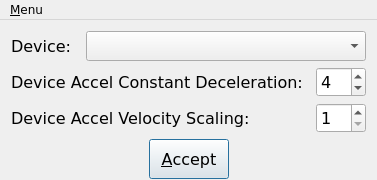
<?xml version="1.0" encoding="UTF-8"?>
<ui version="4.0">
 <class>MainWindow</class>
 <widget class="QMainWindow" name="MainWindow">
  <property name="geometry">
   <rect>
    <x>0</x>
    <y>0</y>
    <width>377</width>
    <height>180</height>
   </rect>
  </property>
  <property name="sizePolicy">
   <sizepolicy hsizetype="Fixed" vsizetype="Fixed">
    <horstretch>0</horstretch>
    <verstretch>0</verstretch>
   </sizepolicy>
  </property>
  <property name="minimumSize">
   <size>
    <width>377</width>
    <height>180</height>
   </size>
  </property>
  <property name="maximumSize">
   <size>
    <width>377</width>
    <height>180</height>
   </size>
  </property>
  <property name="font">
   <font>
    <family>DejaVu Sans</family>
    <pointsize>9</pointsize>
   </font>
  </property>
  <property name="windowTitle">
   <string notr="true">:: MouseSense 1.0 ::</string>
  </property>
  <widget class="QWidget" name="centralWidget">
   <layout class="QVBoxLayout" name="verticalLayout">
    <item>
     <layout class="QHBoxLayout" name="horizontalLayout_2">
      <item>
       <widget class="QLabel" name="labelDevice">
        <property name="font">
         <font>
          <family>DejaVu Sans</family>
          <pointsize>12</pointsize>
         </font>
        </property>
        <property name="frameShape">
         <enum>QFrame::NoFrame</enum>
        </property>
        <property name="frameShadow">
         <enum>QFrame::Plain</enum>
        </property>
        <property name="text">
         <string>Device: </string>
        </property>
       </widget>
      </item>
      <item>
       <widget class="QComboBox" name="comboBoxDevice">
        <property name="sizePolicy">
         <sizepolicy hsizetype="Fixed" vsizetype="Fixed">
          <horstretch>0</horstretch>
          <verstretch>0</verstretch>
         </sizepolicy>
        </property>
        <property name="minimumSize">
         <size>
          <width>280</width>
          <height>30</height>
         </size>
        </property>
        <property name="maximumSize">
         <size>
          <width>280</width>
          <height>30</height>
         </size>
        </property>
        <property name="font">
         <font>
          <pointsize>12</pointsize>
         </font>
        </property>
       </widget>
      </item>
     </layout>
    </item>
    <item>
     <layout class="QHBoxLayout" name="horizontalLayout">
      <item>
       <widget class="QLabel" name="labelSensitivity">
        <property name="font">
         <font>
          <family>DejaVu Sans</family>
          <pointsize>12</pointsize>
         </font>
        </property>
        <property name="frameShape">
         <enum>QFrame::NoFrame</enum>
        </property>
        <property name="frameShadow">
         <enum>QFrame::Plain</enum>
        </property>
        <property name="text">
         <string>Device Accel Constant Deceleration: </string>
        </property>
       </widget>
      </item>
      <item>
       <widget class="QSpinBox" name="spinBoxSensitivity">
        <property name="sizePolicy">
         <sizepolicy hsizetype="Fixed" vsizetype="Fixed">
          <horstretch>0</horstretch>
          <verstretch>0</verstretch>
         </sizepolicy>
        </property>
        <property name="minimumSize">
         <size>
          <width>50</width>
          <height>30</height>
         </size>
        </property>
        <property name="maximumSize">
         <size>
          <width>50</width>
          <height>30</height>
         </size>
        </property>
        <property name="font">
         <font>
          <family>DejaVu Sans</family>
          <pointsize>12</pointsize>
         </font>
        </property>
        <property name="minimum">
         <number>1</number>
        </property>
        <property name="value">
         <number>4</number>
        </property>
       </widget>
      </item>
     </layout>
    </item>
    <item>
     <layout class="QHBoxLayout" name="horizontalLayout_4">
      <item>
       <widget class="QLabel" name="labelAcceleration">
        <property name="font">
         <font>
          <family>DejaVu Sans</family>
          <pointsize>12</pointsize>
         </font>
        </property>
        <property name="frameShape">
         <enum>QFrame::NoFrame</enum>
        </property>
        <property name="frameShadow">
         <enum>QFrame::Plain</enum>
        </property>
        <property name="text">
         <string>Device Accel Velocity Scaling: </string>
        </property>
       </widget>
      </item>
      <item>
       <widget class="QSpinBox" name="spinBoxAcceleration">
        <property name="sizePolicy">
         <sizepolicy hsizetype="Fixed" vsizetype="Fixed">
          <horstretch>0</horstretch>
          <verstretch>0</verstretch>
         </sizepolicy>
        </property>
        <property name="minimumSize">
         <size>
          <width>50</width>
          <height>30</height>
         </size>
        </property>
        <property name="maximumSize">
         <size>
          <width>50</width>
          <height>30</height>
         </size>
        </property>
        <property name="font">
         <font>
          <family>DejaVu Sans</family>
          <pointsize>12</pointsize>
         </font>
        </property>
        <property name="minimum">
         <number>1</number>
        </property>
       </widget>
      </item>
     </layout>
    </item>
    <item>
     <layout class="QHBoxLayout" name="horizontalLayout_3">
      <item>
       <spacer name="horizontalSpacer">
        <property name="orientation">
         <enum>Qt::Horizontal</enum>
        </property>
        <property name="sizeHint" stdset="0">
         <size>
          <width>40</width>
          <height>20</height>
         </size>
        </property>
       </spacer>
      </item>
      <item>
       <widget class="QPushButton" name="buttonAccept">
        <property name="sizePolicy">
         <sizepolicy hsizetype="Fixed" vsizetype="Fixed">
          <horstretch>0</horstretch>
          <verstretch>0</verstretch>
         </sizepolicy>
        </property>
        <property name="minimumSize">
         <size>
          <width>80</width>
          <height>40</height>
         </size>
        </property>
        <property name="maximumSize">
         <size>
          <width>80</width>
          <height>40</height>
         </size>
        </property>
        <property name="font">
         <font>
          <family>DejaVu Sans</family>
          <pointsize>12</pointsize>
         </font>
        </property>
        <property name="text">
         <string>&amp;Accept</string>
        </property>
        <property name="autoDefault">
         <bool>true</bool>
        </property>
        <property name="default">
         <bool>true</bool>
        </property>
       </widget>
      </item>
      <item>
       <spacer name="horizontalSpacer_2">
        <property name="orientation">
         <enum>Qt::Horizontal</enum>
        </property>
        <property name="sizeHint" stdset="0">
         <size>
          <width>40</width>
          <height>20</height>
         </size>
        </property>
       </spacer>
      </item>
     </layout>
    </item>
   </layout>
  </widget>
  <widget class="QMenuBar" name="menuBar">
   <property name="geometry">
    <rect>
     <x>0</x>
     <y>0</y>
     <width>377</width>
     <height>20</height>
    </rect>
   </property>
   <widget class="QMenu" name="menu">
    <property name="title">
     <string>&amp;Menu</string>
    </property>
    <addaction name="actionAddDevice"/>
    <addaction name="actionRemoveDevice"/>
    <addaction name="actionAcceptAll"/>
    <addaction name="actionClearSettings"/>
    <addaction name="separator"/>
    <addaction name="actionHelp"/>
    <addaction name="actionAbout"/>
    <addaction name="separator"/>
    <addaction name="actionExit"/>
   </widget>
   <addaction name="menu"/>
  </widget>
  <action name="actionHelp">
   <property name="text">
    <string>&amp;Help</string>
   </property>
   <property name="font">
    <font>
     <family>DejaVu Sans</family>
    </font>
   </property>
  </action>
  <action name="actionAbout">
   <property name="text">
    <string>&amp;About</string>
   </property>
   <property name="font">
    <font>
     <family>DejaVu Sans</family>
    </font>
   </property>
  </action>
  <action name="actionExit">
   <property name="text">
    <string>&amp;Exit</string>
   </property>
   <property name="font">
    <font>
     <family>DejaVu Sans</family>
    </font>
   </property>
  </action>
  <action name="actionAddDevice">
   <property name="checkable">
    <bool>false</bool>
   </property>
   <property name="checked">
    <bool>false</bool>
   </property>
   <property name="text">
    <string>Add &amp;device</string>
   </property>
  </action>
  <action name="actionAcceptAll">
   <property name="checkable">
    <bool>true</bool>
   </property>
   <property name="checked">
    <bool>true</bool>
   </property>
   <property name="text">
    <string>A&amp;ccept for all devices</string>
   </property>
  </action>
  <action name="actionHmm">
   <property name="text">
    <string>hmm</string>
   </property>
  </action>
  <action name="actionRemoveDevice">
   <property name="text">
    <string>&amp;Remove device</string>
   </property>
  </action>
  <action name="actionClearSettings">
   <property name="text">
    <string>Clear &amp;settings</string>
   </property>
  </action>
 </widget>
 <layoutdefault spacing="6" margin="11"/>
 <resources/>
 <connections/>
</ui>
